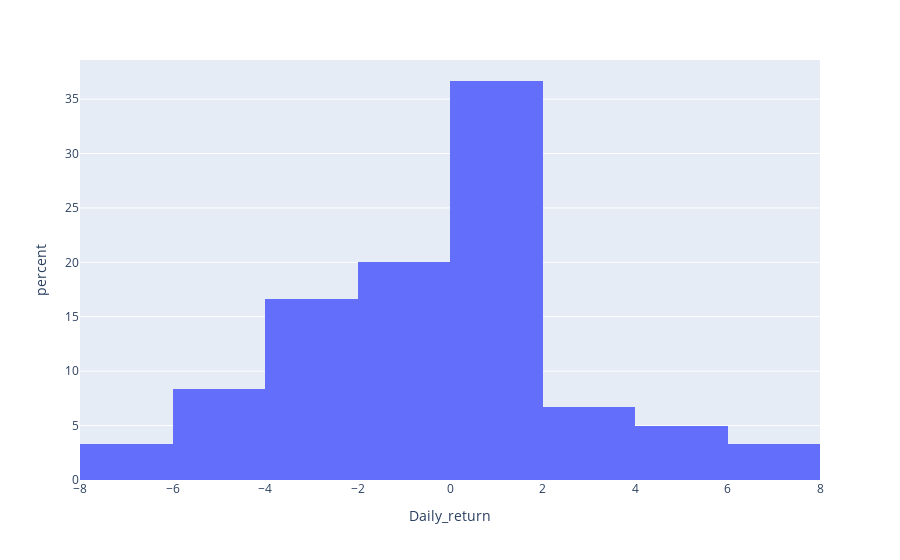

Notebook cell for this chart:
### Code cell
dfig = go.Figure()
px.histogram(df.head(60), x="Daily_return",histnorm='percent')

### Figure 1 — Plotly figure (JSON) as saved in the notebook; plotly's stock layout.template omitted (floating-point values rounded to 4 significant figures)
{"data": [{"alignmentgroup": "True", "bingroup": "x", "histnorm": "percent", "hovertemplate": "Daily_return=%{x}<br>percent=%{y}<extra></extra>", "legendgroup": "", "marker": {"color": "#636efa"}, "name": "", "offsetgroup": "", "orientation": "v", "showlegend": false, "type": "histogram", "x": [-2.656, -2.087, 1.967, -2.251, 4.112, 1.896, -0.155, 1.863, 2.439, -2.083, 2.736, 1.183, -1.316, 1.63, -1.749, -0.8902, -0.7485, 1.508, -5.052, 1.408, -0.7716, -0.6221, -5.008, 1.483, 5.357, 2.465, 1.353, -4.006, -5.719, 0.4918, -0.4894, -3.607, 0.6803, -3.041, -6.446, -0.1862, -1.119, 0.9434, 1.869, 0, 0.9174, -2.182, 0.3717, 0, 1.852, 0, 1.455, -1.434, 0.9091, -4.685, -2.836, 5.447, -2.214, -2.264, -6.371, -1.856, 2.941, 0.102, 7.441, 7.4], "xaxis": "x", "yaxis": "y"}], "layout": {"barmode": "relative", "legend": {"tracegroupgap": 0}, "margin": {"t": 60}, "xaxis": {"anchor": "y", "domain": [0, 1], "title": {"text": "Daily_return"}}, "yaxis": {"anchor": "x", "domain": [0, 1], "title": {"text": "percent"}}}}
